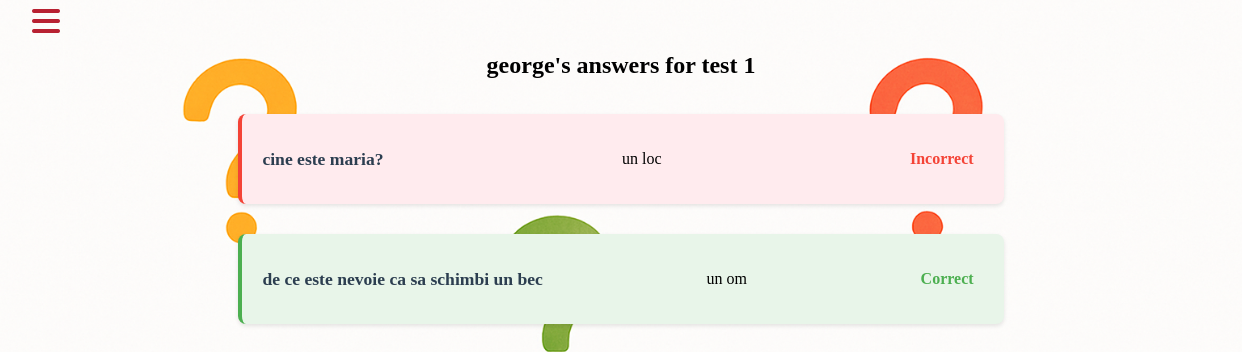
The app's page /user_answers/25/george with its own data.
### app/models.py (models this page shows, shortened)
class Quiz(models.Model):
    author = models.ForeignKey(User, on_delete=models.CASCADE, related_name="quizzes", null=True)
    author_id_value = models.IntegerField(null=True, blank=True)
    title_quiz = models.CharField(_("Titlul chestionarului"), max_length=100, default=_("Chestionar Nou"))
    created_at = models.DateTimeField(auto_now_add=True)
    class Meta:
        verbose_name = _("Chestionar")
        verbose_name_plural = _("Chestionare")
        ordering = ["id"]

class UserAnswer(models.Model):
    username = models.CharField(max_length=255)
    quiz_id = models.IntegerField()
    question_id = models.IntegerField()
    is_right = models.IntegerField()
    answer_text = models.CharField(max_length=1000, blank=True, null=True, default='')

class Question(models.Model):
    quiz = models.ForeignKey(Quiz, related_name="questions", on_delete=models.CASCADE)
    title_question = models.CharField(_("Întrebare"), max_length=255, db_index=True)
    class Meta:
        verbose_name = _("Întrebare")
        verbose_name_plural = _("Întrebări")
        ordering = ["id"]

### app/views.py (the view)
# urls.py: path('user_answers/<int:quiz_id>/<str:username>', user_answers, name='user_answers'),
def user_answers(request, quiz_id, username):
    quiz = get_object_or_404(Quiz, id=quiz_id)
    answers = UserAnswer.objects.filter(username=username, quiz_id=quiz_id)
    answer_details = []
    for answer in answers:
        question = Question.objects.get(
            quiz_id=answer.quiz_id,
            id=answer.question_id
        )
        answer_details.append((answer, question))
    context = {
        'quiz': quiz,
        'username': username,
        'answer_details': answer_details,
    }
    return render(request, 'quiz/user_answers.html', context)

### templates/quiz/user_answers.html
{% extends 'base.html' %}
{% load static %}
{% block content %}
<div class="container">
    <h2>{{ username }}'s answers for {{ quiz.title_quiz }}</h2>
    <div class="answers-list">
        {% for answer, question in answer_details %}
            <div class="answer-card {% if answer.is_right %}correct{% else %}incorrect{% endif %}">
                <div class="question-info">
                    <h4>{{ question.title_question }}</h4>
                    <p class="user-answer">{{ answer.answer_text }}</p>
                    <span class="status">
                        {% if answer.is_right %}
                            Correct
                        {% else %}
                            Incorrect
                        {% endif %}
                    </span>
                </div>
            </div>
        {% empty %}
            <p>No answers found for this user.</p>
        {% endfor %}
    </div>
</div>
<link rel="stylesheet" href="{% static 'css/user-answer.css' %}">
{% endblock %}

### static/css/user-answer.css (style rules this page uses)
.container h2 { text-align: center; margin: 20px 0; }
.answers-list { margin: 20px; display: flex; flex-direction: column; align-items: center; }
.answer-card { padding: 20px; margin: 15px 0; border-radius: 8px; box-shadow: 0 2px 4px rgba(0,0,0,0.1); width: 60%; }
.answer-card.correct { background: #e8f5e9; border-left: 4px solid #4caf50; }
.answer-card.incorrect { background: #ffebee; border-left: 4px solid #f44336; }
.question-info { display: flex; justify-content: space-between; align-items: center; }
.question-info h4 { margin: 0; color: #2c3e50; font-size: 1.1em; }
.status { font-weight: bold; padding: 5px 10px; border-radius: 4px; }
.answer-card.correct .status { color: #4caf50; }
.answer-card.incorrect .status { color: #f44336; }

### templates/base.html (style rules this page uses)
html, body { height: 100%; margin: 0; padding: 0; }

### records on screen
Quiz: title_quiz "test 1"
UserAnswer: title_question "cine este maria?", answer_text "un loc", is_right "Incorrect"
UserAnswer: title_question "de ce este nevoie ca sa schimbi un bec", answer_text "un om", is_right "Correct"

### other values on screen
{{ username }} "george"
